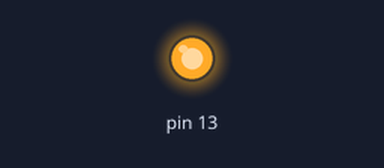
The sketch below on a simulated Arduino Uno, built with avr-gcc and run on an emulated ATmega328P. On the bench: output pins drawn as LEDs (lit = HIGH).

Above: at 0.5 s.
At 22.5 s:
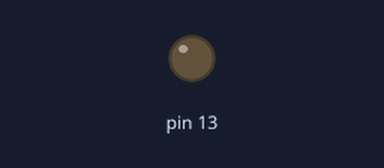
Timing chart, 0 to 27.3 s (numbered marks = the images above):
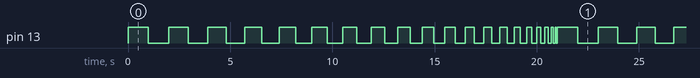

Measured:
- by itself, pin 13: moves between LOW and HIGH, repeating every 21.0 s
- by itself, everything shown: repeats every 21.0 s, in 40 steps

The sketch:

Blink_Gradually.ino
```cpp
// さいしょに1かいだけうごく関数（かんすう）
void setup() {
  // 13ピンを出力（しゅつりょく）にせっていする
  pinMode(13, OUTPUT);
}

// この関数（かんすう）がずっとくりかえしじっこうされる
void loop() {
  for (int i = 1000; 0 < i; i = i - 50) {
    // 13ピンをHIGHにする
    digitalWrite(13, HIGH);

    // iミリびょうまつ
    delay(i);

    // 13ピンをLOWとにする
    digitalWrite(13, LOW);

    // iミリびょうまつ
    delay(i);
  }
}
```
